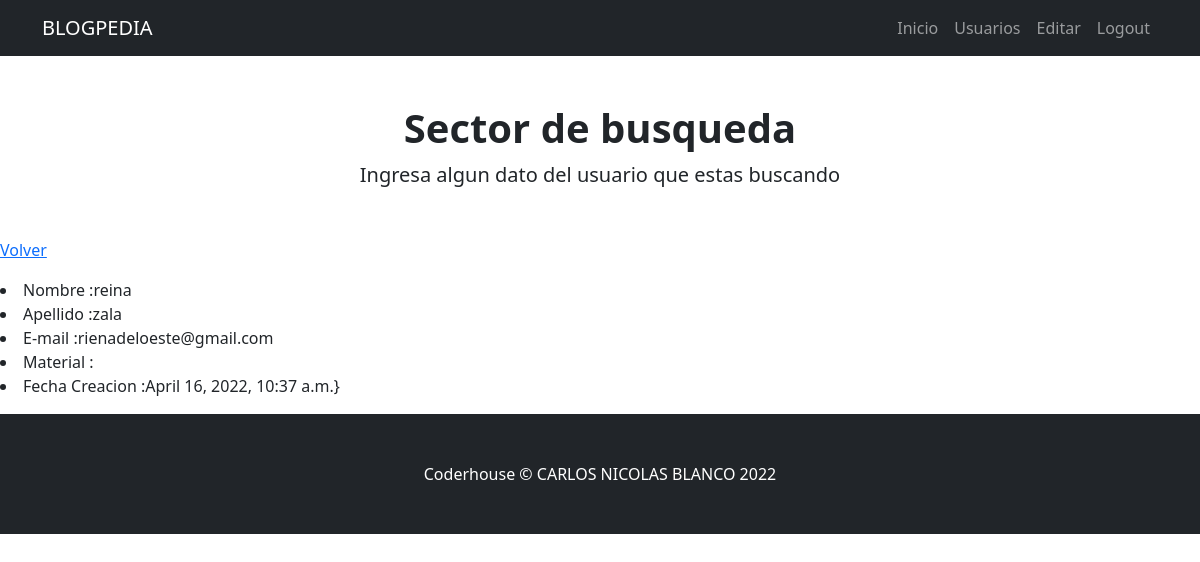
/usuarios/usuario/detalle/8 (signed in), run on the app's committed database.
### usuarios/models.py (models this page shows, shortened)
class usuario(models.Model):
    nombre = models.CharField(max_length=30)
    apellido = models.CharField(max_length=30)
    mail = models.EmailField()
    material = RichTextField(blank= True, null=True)
    fecha_creacion = models.DateTimeField(default=timezone.now)

### usuarios/views.py (the view)
# urls.py: path('usuario/detalle/<int:pk>',views.DetalleUsuario.as_view(),name='detalle_usuario'),
class DetalleUsuario(DetailView):
    model = usuario
    template_name = "usuarios/detalle_usuario.html"

### usuarios/templates/usuarios/detalle_usuario.html (shortened to what this page needs)
{% extends 'index/index.html' %}
{% block header_block %}
     <h1 class="fw-bolder">Sector de busqueda</h1>
     <p class="lead mb-0">Ingresa algun dato del usuario que estas buscando</p>
{% endblock header_block %}
{% block body_block %}
    <p>
        <a href={% url 'usuarios' %}>Volver</a>
    </p>
        <li>Nombre :{{object.nombre}}</li>
        <li>Apellido :{{object.apellido}}</li>
        <li>E-mail :{{object.mail}}</li>
        <li>Material :{{object.material | safe }}</li>
        <li>Fecha Creacion :{{object.fecha_creacion}}}</li>
{% endblock body_block %}

### data on the page
usuario: nombre "reina", apellido "zala", mail "rienadeloeste@gmail.com", fecha_creacion "April 16, 2022, 10:37 a.m."
